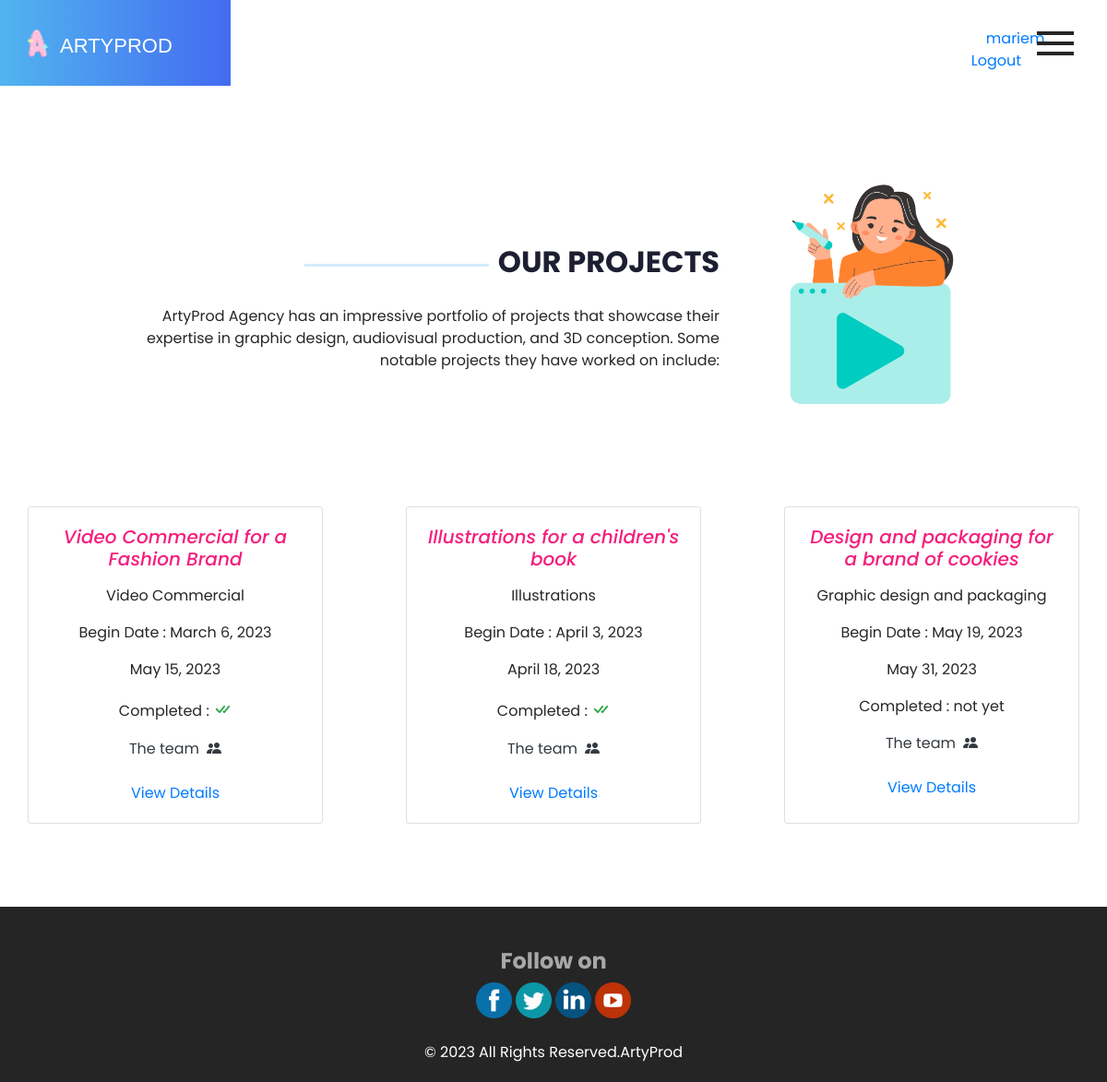
/myapp/project/ (signed in), run on the app's committed database.
### myapp/models.py (models this page shows)
class Projet(models.Model):
    libelle = models.CharField(max_length=100)
    description = models.TextField()
    date_debut = models.DateField()
    date_fin = models.DateField()
    acheve = models.CharField(max_length=1, choices=(('o', 'Oui'), ('n', 'Non')))
    image=models.ImageField(default='default_image.jpg',upload_to='projet/')
    userID = models.ForeignKey(User, on_delete=models.CASCADE, default='')
    def __str__(self):
        return self.libelle

### myapp/views.py (the view)
# urls.py: path('project/',views.project,name="project"),
@login_required
def project(request):
    list = Projet.objects.all()
    print(list)
    return render(request,'myapp/project.html',{'list':list})

### myapp/templates/myapp/project.html (shortened to what this page needs)
{% load static %}
{% include 'myapp/base.html' %}
    <section class="dish_section layout_padding">
        <div class="container">
            <div class="row">
                <div class="col-md-8">
                    <div class="detail-box">
                        <div class="heading_container">
                            <hr>
                            <h2>
                                Our
                                Projects<br>
                            </h2>
                        </div>
                        <p>
                            ArtyProd Agency has an impressive portfolio of projects that showcase their expertise in
                            graphic design, audiovisual production, and 3D conception. Some notable projects they have
                            worked on include:
                        </p>
                    </div>
                </div>
                <div class="col-md-4 mb-5">
                    <img src="{% static 'images/video-content.png'%}" alt="" class="w-75" />
                </div>
            </div>
            <div class="">
                <div class="dish_container mt-5 justify-content-between">
                    {% for s in list %}
                    <div class="card" style="width: 20rem;">
                        <div class="card-body text-center">
                            <h5 class="card-title text-center cardtitle mb-3 fst-italic">{{s.libelle}}</h5>
                            <p class="card-text">{{s.description}}</p>
                            <p class="card-text">Begin Date : {{s.date_debut}}</p>
                            <p class="card-text">{{s.date_fin}}</p>
                            <p class="card-text">Completed : {% if s.acheve == 'o'%}
                                <i class="bi bi-check-all text-success fs-5"></i>
                                {%else%} not yet {%endif%}
                            </p>
                           <a href="{% url 'equipe' id=s.id %}" class="text-dark">The team<i class="ms-2 bi bi-people-fill"></i></a> <br><br>
                            <a href="{% url 'details' id=s.id %}">View Details</a>
                        </div>
                    </div>
                    {% endfor %}
                </div>
            </div>
        </div>
    </section>
    {% include 'myapp/footer.html' %}
</body>
</html>

### myapp/templates/myapp/base.html (shortened to what this page needs)
{% load static %}
<!DOCTYPE html>
<html>
<head>
    <link rel="stylesheet" type="text/css"
        href="https://cdnjs.cloudflare.com/ajax/libs/OwlCarousel2/2.3.4/assets/owl.carousel.min.css" />
    <link href="https://cdn.jsdelivr.net/npm/bootstrap@5.3.0-alpha3/dist/css/bootstrap.min.css" rel="stylesheet"
>
        <link rel="stylesheet" href="https://cdn.jsdelivr.net/npm/bootstrap-icons@1.10.5/font/bootstrap-icons.css">
    <link rel="stylesheet" type="text/css" href="{% static 'css/bootstrap.css' %}" />
    <link href="{% static 'css/style.css'%}" rel="stylesheet" />
    <link href="{% static 'css/responsive.css'%}" rel="stylesheet" />
</head>
<body class="sub_page">
    <div class="hero_area">
        <header class="header_section">
            <div class="container-fluid">
                <nav class="navbar navbar-expand-lg custom_nav-container">
                    <a class="navbar-brand" href="{% url 'index' %}">
                        <img src="{% static 'images/logoo.png'%}" alt="" class="" />
                        <span>
                            ArtyProd
                        </span>
                    </a>
                    <div class="auth">
                      {% if user.is_authenticated %}
                      <a class="mx-3 text-primary">{{user}},</a>
                      <a href="{% url 'logout' %}">Logout</a>
                      {% else %}
                      <a href="{% url 'register' %}" class="mx-3">Sign Up</a>
                      <a href="{% url 'login' %}">Sign In</a>
                      {% endif %}
                  </div>
                    <div class="navbar-collapse" id="">
                        <div class="custom_menu-btn">
                            <button onclick="openNav()">
                                <span class="s-1"> </span>
                                <span class="s-2"> </span>
                                <span class="s-3"> </span>
                            </button>
                        </div>
                    </div>
                </nav>
            </div>
        </header>
    </div>

### myapp/static/css/style.css (style rules this page uses)
p { color: #272727; }
body { font-family: 'Poppins', sans-serif; color: #0c0c0c; background-color: #ffffff; }
.layout_padding { padding: 90px 0; }
.heading_container { display: -webkit-box; display: -ms-flexbox; display: flex; -webkit-box-align: center; -ms-flex-align: center; align-items: center; }
.heading_container h2 { font-weight: bold; color: #1d1e31; position: relative; text-transform: uppercase; }
.heading_container hr { margin: 0 10px; border: none; -webkit-box-flex: 1; -ms-flex: 1; flex: 1; max-width: 200px; height: 3px; background-color: #51b5ef; }
.hero_area { height: 100vh; position: relative; }
.hero_area::before { content: ""; position: absolute; top: 0; left: 0; width: 25%; min-width: 150px; height: 100%; background: -webkit-gradient(linear, left top, right top, from(#51b5ef), to(#436bf1)); background: linear-gradient(to right, #51b5ef, #436bf1); }
.sub_page .hero_area { height: auto; }
.sub_page .hero_area::before { width: 250px; }
.header_section .container-fluid { padding-right: 25px; padding-left: 25px; }
.custom_menu-btn { z-index: 9; position: absolute; right: 5px; top: 14px; }
.custom_menu-btn button { margin-top: 12px; outline: none; border: none; background-color: transparent; }
.custom_menu-btn span { display: block; width: 40px; height: 4px; background-color: #262626; margin: 7px 0; -webkit-transition: all .3s; transition: all .3s; }
a, a:hover, a:focus { text-decoration: none; }
.navbar-brand { display: -webkit-box; display: -ms-flexbox; display: flex; -webkit-box-align: center; -ms-flex-align: center; align-items: center; font-family: 'American Typewriter', sans-serif; font-weight: 400; }
.navbar-brand img { width: 30px; margin-right: 10px; }
.navbar-brand span { text-transform: uppercase; font-size: 22px; color: #ffffff; margin-top: 5px; }
.custom_nav-container { z-index: 99999; padding: 15px 0; }
.dish_section .row { -webkit-box-align: center; -ms-flex-align: center; align-items: center; }
.dish_section .dish_container { display: -webkit-box; display: -ms-flexbox; display: flex; -ms-flex-wrap: wrap; flex-wrap: wrap; }
.dish_section .detail-box { padding-left: 10%; text-align: right; }
.dish_section .detail-box .heading_container { -webkit-box-pack: end; -ms-flex-pack: end; justify-content: flex-end; }
.dish_section .detail-box p { margin-top: 20px; }
.auth { margin-left:850px; margin-top: 15px; }
.cardtitle { color: #F41F7C; }

### myapp/static/css/responsive.css (style rules this page uses)
@media (min-width: 1200px) { .container { max-width: 1170px; } }

### data on the page
Projet: libelle "Video Commercial for a Fashion Brand", description "Video Commercial", date_debut "March 6, 2023", date_fin "May 15, 2023", acheve "o" (drawn)
Projet: libelle "Illustrations for a children's book", description "Illustrations", date_debut "April 3, 2023", date_fin "April 18, 2023", acheve "o" (drawn)
Projet: libelle "Design and packaging for a brand of cookies", description "Graphic design and packaging", date_debut "May 19, 2023", date_fin "May 31, 2023", acheve "not yet"

### other printed values
{{ user }} "mariem"
